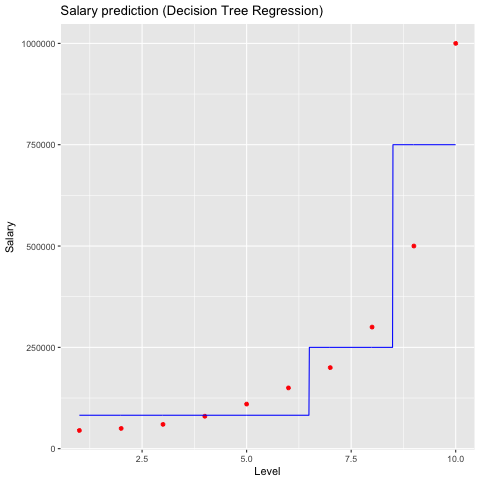

The script that saved this image:
# Decision Tree Regression

library(e1071)
library(ggplot2)
library(rpart)

#-------------------------------------------------------------------------------
#                            Loading in Data
#-------------------------------------------------------------------------------

dataset = read.csv('Position_Salaries.csv')
dataset = dataset[2:3]
print('-------------------------------------------------------------------')
print(dataset)
print('-------------------------------------------------------------------')
summary(dataset)
print('-------------------------------------------------------------------')

#-------------------------------------------------------------------------------
#                 Fitting Decision Tree Regression to the dataset
#-------------------------------------------------------------------------------

regressor = rpart(formula = Salary ~ .,
                data = dataset,
                control = rpart.control(minsplit = 3))
summary(regressor)

#-------------------------------------------------------------------------------
#             Predicting values for Decision Tree Regression
#-------------------------------------------------------------------------------

y_pred = predict(regressor, data.frame(Level = 6.5))
print("=======================================")
print(y_pred)
print("=======================================")

#-------------------------------------------------------------------------------
#             Visualizing Decision Tree Regression model to the dataset
#-------------------------------------------------------------------------------

png('decision_tree_regression.png')
x_grid = seq(min(dataset$Level), max(dataset$Level), 0.01)
decision_tree_plot = ggplot() +
  geom_point(aes(x = dataset$Level, y = dataset$Salary), colour = 'red') +
  geom_line(aes(x = x_grid, y = predict(regressor, newdata = data.frame(Level=x_grid))), colour = 'blue') +
  ggtitle('Salary prediction (Decision Tree Regression)') +
  xlab('Level') +
  ylab('Salary')
plot(decision_tree_plot)
dev.off()
